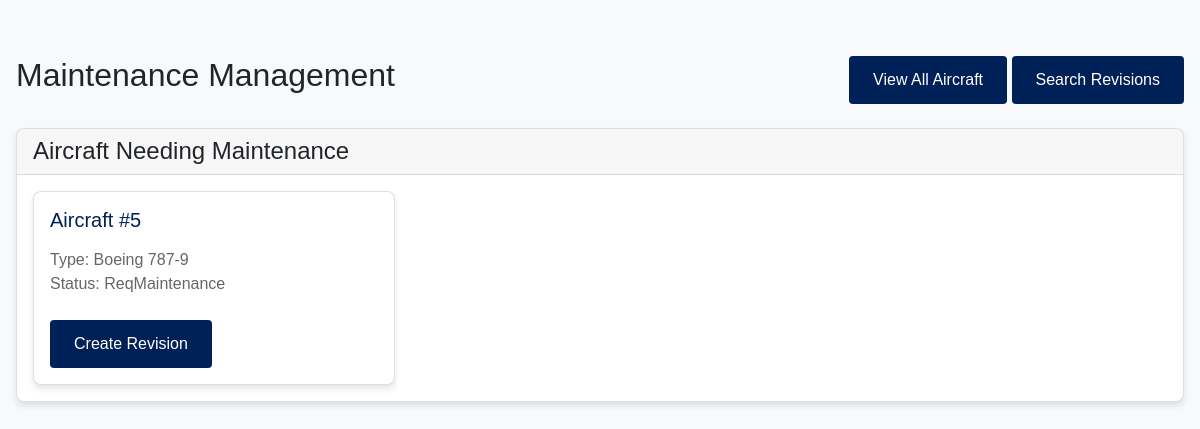
/maintanance, run on an earlier commit of the app's database.
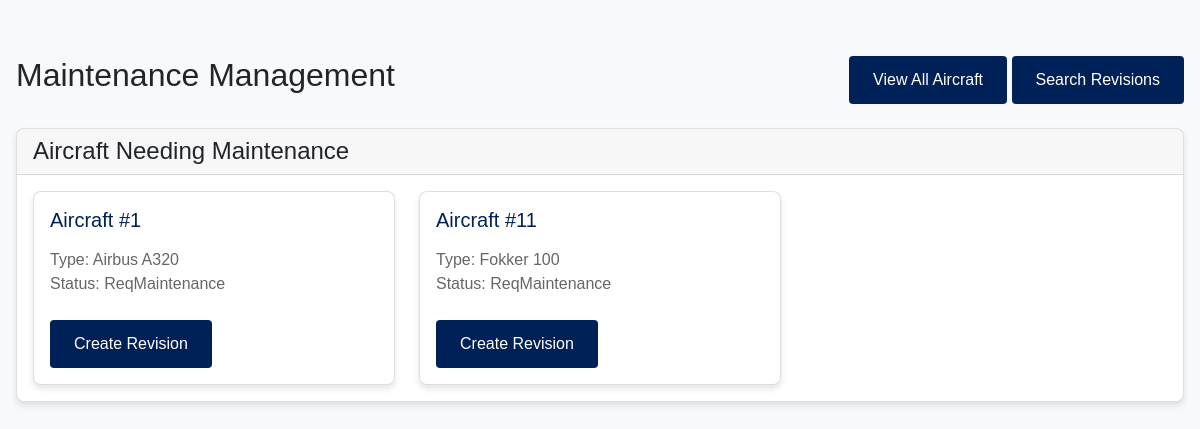
And on a later commit of the database.
### tables this page shows
CREATE TABLE "aircraft" (
    NUMAV INTEGER PRIMARY  KEY AUTOINCREMENT NOT NULL,
    TYPE VARCHAR(200) NOT NULL,
    datems DATE NOT NULL,
    NBHDDREV INTEGER DEFAULT 0,
    status TEXT NOT NULL CHECK (status IN ('ReqMaintenance','Available', 'In Maintenance', 'Out of Service')));

### routes/maintanance_routes.py (the view, shortened to what this page needs)
@maintanance_routes.route('/maintanance', methods=["GET", "POST"])
def maintenance():
    context = {}
    action = request.args.get("action", "list")
    aircraft_id = request.args.get("id", type=int)
    tech_name = request.form.get("tech_name")
    tech_id = request.form.get("tech_id", type=int)
    try:
        if action == "list":
            context["aircrafts"] = Aircraft.get_by_status('ReqMaintenance')
            context["view"] = "list"
    except Exception as e:
        flash(f"An error occurred: {str(e)}", "error")
        return redirect(url_for('maintanance_routes.maintenance'))
    context["statuses"] = ["Available", "OutOfService", "ReqMaintenance"]
    return render_template('maintanance.html', **context)

### models/aircraft.py (called while the page is built)
    @staticmethod
    def get_db_connection():
        conn = sqlite3.connect('airplain.db')
        conn.row_factory = sqlite3.Row
        return conn

    @staticmethod
    def get_by_status(name):
        conn = Aircraft.get_db_connection()
        cursor =conn.cursor()
        cursor.execute("SELECT * FROM aircraft WHERE status = ?",(name,))
        rows=cursor.fetchall()
        conn.close()
        if rows:
            return rows

### templates/maintanance.html (shortened to what this page needs)
<!DOCTYPE html>
<html lang="en">
<head>
    <link href="https://cdn.jsdelivr.net/npm/bootstrap@5.1.3/dist/css/bootstrap.min.css" rel="stylesheet">
</head>
<body class="bg-light">
    <div class="container py-4">
        <div class="row mb-4">
            <div class="col">
                <h1 class="h2">Maintenance Management</h1>
            </div>
            <div class="col-auto">
                <a href="{{ url_for('maintanance_routes.maintenance', action='list') }}"
                   class="btn btn-outline-primary">View All Aircraft</a>
                <a href="{{ url_for('maintanance_routes.maintenance', action='search_revisions') }}"
                   class="btn btn-outline-secondary">Search Revisions</a>
            </div>
        </div>
        {% if view == "list" %}
            <div class="card">
                <div class="card-header">
                    <h2 class="h4 mb-0">Aircraft Needing Maintenance</h2>
                </div>
                <div class="card-body">
                    {% if aircrafts %}
                        <div class="row row-cols-1 row-cols-md-2 row-cols-lg-3 g-4">
                            {% for aircraft in aircrafts %}
                                <div class="col">
                                    <div class="card h-100">
                                        <div class="card-body">
                                            <h5 class="card-title">Aircraft #{{ aircraft['NUMAV'] }}</h5>
                                            <p class="card-text">
                                                Type: {{ aircraft['TYPE'] }}<br>
                                                Status: {{ aircraft['status'] }}
                                            </p>
                                            <a href="{{ url_for('maintanance_routes.maintenance',
                                                               action='revision_form',
                                                               id=aircraft['NUMAV']) }}"
                                               class="btn btn-primary">Create Revision</a>
                                        </div>
                                    </div>
                                </div>
                            {% endfor %}
                        </div>
                    {% else %}
                        <p class="text-center">No aircraft currently need maintenance.</p>
                    {% endif %}
                </div>
            </div>
        {% endif %}
    </div>
</body>
</html>

What changed in the data, as far as the page shows it:
no longer on this page (row edited): aircraft: NUMAV "5", TYPE "Boeing 787-9", status "ReqMaintenance"
now on this page (row edited): aircraft: NUMAV "1", TYPE "Airbus A320", status "ReqMaintenance"
added aircraft: NUMAV "11", TYPE "Fokker 100", status "ReqMaintenance"
